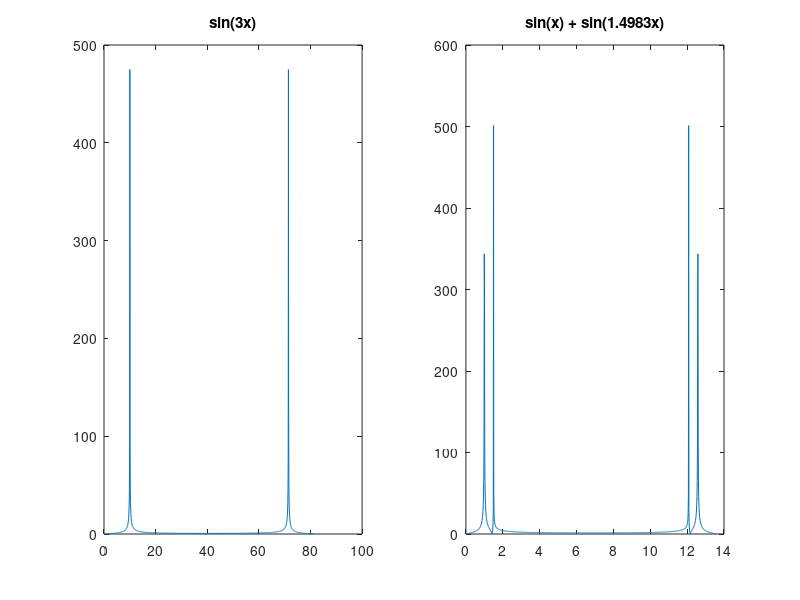

Reproduce this figure in MATLAB.

clear;
clf;
n = 1024;

subplot(1,2,1);
x = linspace(-2*pi,2*pi,n);
y = sin(2* pi * 10 * x);
z = fft(y);
i = 0:(n-1);
plot(i /(4*pi),abs(z));
title('sin(3x)');

subplot(1,2,2);
x = linspace(-12*pi,12*pi,n);
y = sin(2 *pi *x) + sin(2 * pi * 128^(1/12) * x);
z = fft(y);
i = 0:n-1;
plot(i / (24 * pi),abs(z));
title('sin(x) + sin(1.4983x)');
